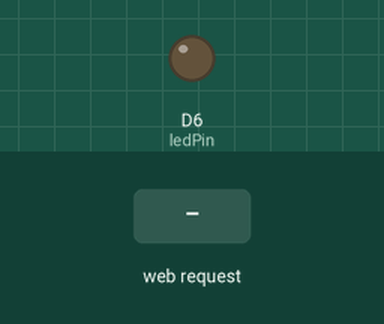
Bench run of a sketch on a simulated ESP8266 (NodeMCU). Parts: output pins drawn as LEDs (lit = HIGH). The test bench sets the inputs (shaded band). WiFi joins after 1.5 s; servers stay silent unless stated; what the sketch prints to the serial monitor is not drawn.

Above: at 2.7 s.
2.8 s: HTTP request GET /toggleLED received
At 3.4 s:
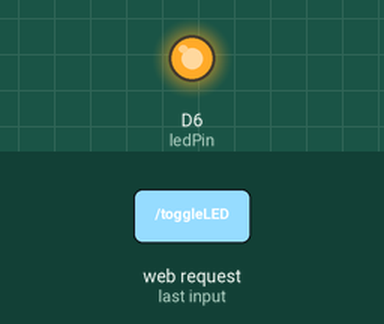
Timing chart, 0 to 5.8 s (numbered marks = the images above; inputs shaded):
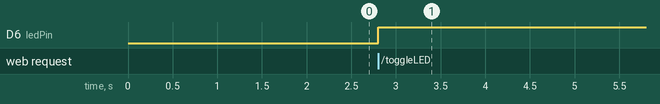

Measured:
- after the input at 2.8 s, D6 (ledPin): LOW → HIGH at once

The sketch:

webServer.ino
```cpp
#include <ESP8266WiFi.h>
#include <ESP8266WebServer.h>
#include <DHT.h>

ESP8266WebServer server(80);
float temp;
float hum;
DHT dht11(D4, DHT11);
const int ledPin = D6;
bool isLedOn = false;
String status;

void init_wifi(String ssid, String password) {
  WiFi.mode(WIFI_STA);
  WiFi.begin(ssid, password);
  Serial.println("");
  while (WiFi.status() != WL_CONNECTED) {
    delay(500);
    Serial.print(".");
  }
  Serial.println("");
  Serial.print("Connected to ");
  Serial.println(ssid);
  Serial.print("IP address: ");
  Serial.println(WiFi.localIP());
}

void setup(void) {
  pinMode(ledPin, OUTPUT);
  digitalWrite(ledPin, LOW);
  Serial.begin(115200);
  init_wifi("vivo V23 5G", "212224236");
  server.begin();
  Serial.println("HTTP server started");
  server.on("/toggleLED", HTTP_GET, [](){
    isLedOn = !isLedOn;
    if (isLedOn) {
      digitalWrite(ledPin, HIGH);
      status = "ON";
    } else {
      digitalWrite(ledPin, LOW);
      status = "OFF";
    }
    server.send(200, "text/plain", status);
  });
  server.on("/", HTTP_GET,[](){
    ReadDHT11();
    status = isLedOn ? "ON":"OFF";
    String htmlContent = "<!DOCTYPE html>"
                        "<html>"
                        "<head>"
                        "<meta charset=\"utf-8\">"
                        "<meta name=\"viewport\" content=\"width=device-width, initial-scale=1\">"
                        "<link href=\"https://cdn.jsdelivr.net/npm/bootstrap@5.1.3/dist/css/bootstrap.min.css\" rel=\"stylesheet\" integrity=\"sha384-1BmE4kWBq78iYhFldvKuhfTAU6auU8tT94WrHftjDbrCEXSU1oBoqyl2QvZ6jIW3\" crossorigin=\"anonymous\">"
                        "<title>Arduino Web Page</title>"
                        "</head>"
                        "<body>"
                        "<div class=\"container d-flex justify-content-center flex-column align-items-center\">"
                        "<h1 class=\"mb-4\">64107899 Panachat Aiamnam</h1>"
                        "<button type=\"button\" class=\"btn btn-secondary mb-3\" id=\"ledButton\" onclick=\"toggleLED()\">Toggle LED</button>"
                        "<span id=\"status\" class=\"mb-3\">Status: "+status+"</span>"
                        "<div class=\"badge bg-danger text-wrap mb-3\" style=\"width: 10rem;\">"
                        "<p class=\"mb-3\">Temperature: " + String(temp) + " &#8451;</p>"
                        "<p class=\"mb-3\">Humidity: " + String(hum) + " &#8451;</p>"
                        "</div>"
                        "</div>"
                        "<script>"
                        "function toggleLED() { fetch('/toggleLED').then((response) => response.text())"
                        ".then(status => {"
                        "  document.getElementById('status').innerText = 'Status: ' + status;"
                        "  var button = document.getElementById('ledButton');"
                        "  if (status === 'ON') {"
                        "    button.classList.remove('btn-primary');"
                        "    button.classList.add('btn-success');"
                        "  } else {"
                        "    button.classList.remove('btn-success');"
                        "    button.classList.add('btn-warning');"
                        "  }"
                        "})"
                        ".then(() => window.location.reload(true)); }"
                        "</script>"
                        "<script src=\"https://cdn.jsdelivr.net/npm/bootstrap@5.1.3/dist/js/bootstrap.bundle.min.js\" integrity=\"sha384-ka7Sk0Gln4gmtz2MlQnikT1wXgYsOg+OMhuP+IlRH9sENBO0LRn5q+8nbTov4+1p\" crossorigin=\"anonymous\"></script>"
                        "</body>"
                        "</html>";
    server.send(200, "text/html", htmlContent);
  });
}

void ReadDHT11() {
  temp = 0;
  hum = 0;
  dht11.begin();
  temp = dht11.readTemperature();
  hum = dht11.readHumidity();
  delay(1000);
}

void loop() {
  server.handleClient();
}
```
